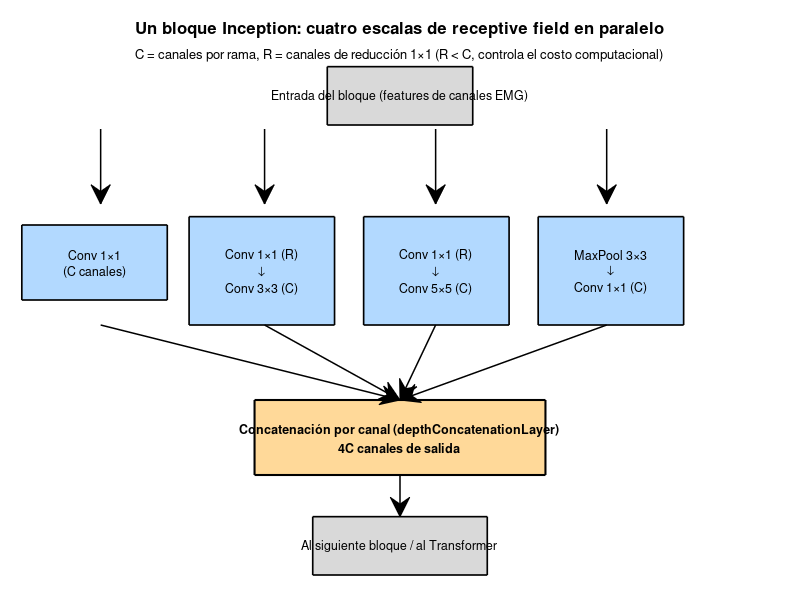

Write the MATLAB code that produced this figure.
% #################################################################
% Diagrama detallado de UN bloque Inception (las 4 ramas paralelas,
% con los tamanos de kernel y canales reales del codigo), para
% explicar en profundidad por que esta arquitectura tiene sentido
% para EMG. Complementa fig_pipeline_overview.png (que muestra el
% pipeline completo a alto nivel) con el detalle interno de un bloque.
% Basado en el codigo real: CNN-Transformer/trainBackboneTransformer.m,
% funcion setNeuralNetworkArchitecture, bloque Inception 1a/1f.
% #################################################################

clear; clc;

fig = figure('Visible', 'off', 'Position', [100 100 1100 720], 'Color', 'w');
ax = axes('Position', [0 0 1 1], 'Visible', 'off');
xlim(ax, [0 11]); ylim(ax, [0 7.2]); hold(ax, 'on');

colorInput = [0.85 0.85 0.85];
colorBranch = [0.70 0.85 1.00];
colorConcat = [1.00 0.85 0.60];

% --- Entrada ---
rectangle(ax, 'Position', [4.5 5.7 2 0.7], 'FaceColor', colorInput, 'EdgeColor', 'k', 'LineWidth', 1.2);
text(ax, 5.5, 6.05, 'Entrada del bloque (features de canales EMG)', 'HorizontalAlignment', 'center', 'FontSize', 9);

% --- Rama 1: 1x1 ---
rectangle(ax, 'Position', [0.3 3.6 2 0.9], 'FaceColor', colorBranch, 'EdgeColor', 'k', 'LineWidth', 1.2);
text(ax, 1.3, 4.05, sprintf('Conv 1\\times1\n(C canales)'), 'HorizontalAlignment', 'center', 'FontSize', 9);

% --- Rama 2: 3x3 via reduccion ---
rectangle(ax, 'Position', [2.6 3.3 2 1.3], 'FaceColor', colorBranch, 'EdgeColor', 'k', 'LineWidth', 1.2);
text(ax, 3.6, 3.95, sprintf('Conv 1\\times1 (R)\n\\downarrow\nConv 3\\times3 (C)'), 'HorizontalAlignment', 'center', 'FontSize', 9);

% --- Rama 3: 5x5 via reduccion ---
rectangle(ax, 'Position', [5.0 3.3 2 1.3], 'FaceColor', colorBranch, 'EdgeColor', 'k', 'LineWidth', 1.2);
text(ax, 6.0, 3.95, sprintf('Conv 1\\times1 (R)\n\\downarrow\nConv 5\\times5 (C)'), 'HorizontalAlignment', 'center', 'FontSize', 9);

% --- Rama 4: pool + proyeccion ---
rectangle(ax, 'Position', [7.4 3.3 2 1.3], 'FaceColor', colorBranch, 'EdgeColor', 'k', 'LineWidth', 1.2);
text(ax, 8.4, 3.95, sprintf('MaxPool 3\\times3\n\\downarrow\nConv 1\\times1 (C)'), 'HorizontalAlignment', 'center', 'FontSize', 9);

% --- Flechas de entrada a las 4 ramas ---
arrowTargets = [1.3, 3.6, 6.0, 8.4];
for xt = arrowTargets
    annotation(fig, 'arrow', [xt/11*0.98+0.01 xt/11*0.98+0.01], [0.785 0.66], 'LineWidth', 1.1);
end

% --- Concatenacion ---
rectangle(ax, 'Position', [3.5 1.5 4 0.9], 'FaceColor', colorConcat, 'EdgeColor', 'k', 'LineWidth', 1.5);
text(ax, 5.5, 1.95, sprintf('Concatenación por canal (depthConcatenationLayer)\n4C canales de salida'), 'HorizontalAlignment', 'center', 'FontSize', 9, 'FontWeight', 'bold');

for xt = arrowTargets
    annotation(fig, 'arrow', [xt/11*0.98+0.01 5.5/11*0.98+0.01], [3.3/7.2 2.4/7.2], 'LineWidth', 1.1);
end

% --- Salida ---
rectangle(ax, 'Position', [4.3 0.3 2.4 0.7], 'FaceColor', colorInput, 'EdgeColor', 'k', 'LineWidth', 1.2);
text(ax, 5.5, 0.65, 'Al siguiente bloque / al Transformer', 'HorizontalAlignment', 'center', 'FontSize', 9);
annotation(fig, 'arrow', [0.50 0.50], [1.5/7.2 1.0/7.2], 'LineWidth', 1.1);

text(ax, 5.5, 6.85, 'Un bloque Inception: cuatro escalas de receptive field en paralelo', ...
    'HorizontalAlignment', 'center', 'FontSize', 12, 'FontWeight', 'bold');
text(ax, 5.5, 6.55, 'C = canales por rama, R = canales de reducción 1\times1 (R < C, controla el costo computacional)', ...
    'HorizontalAlignment', 'center', 'FontSize', 9.5);

exportgraphics(fig, 'FigurasReales/diagrama_bloque_inception.png', 'Resolution', 200);
close(fig);
fprintf('Diagrama guardado en FigurasReales/diagrama_bloque_inception.png\n');
